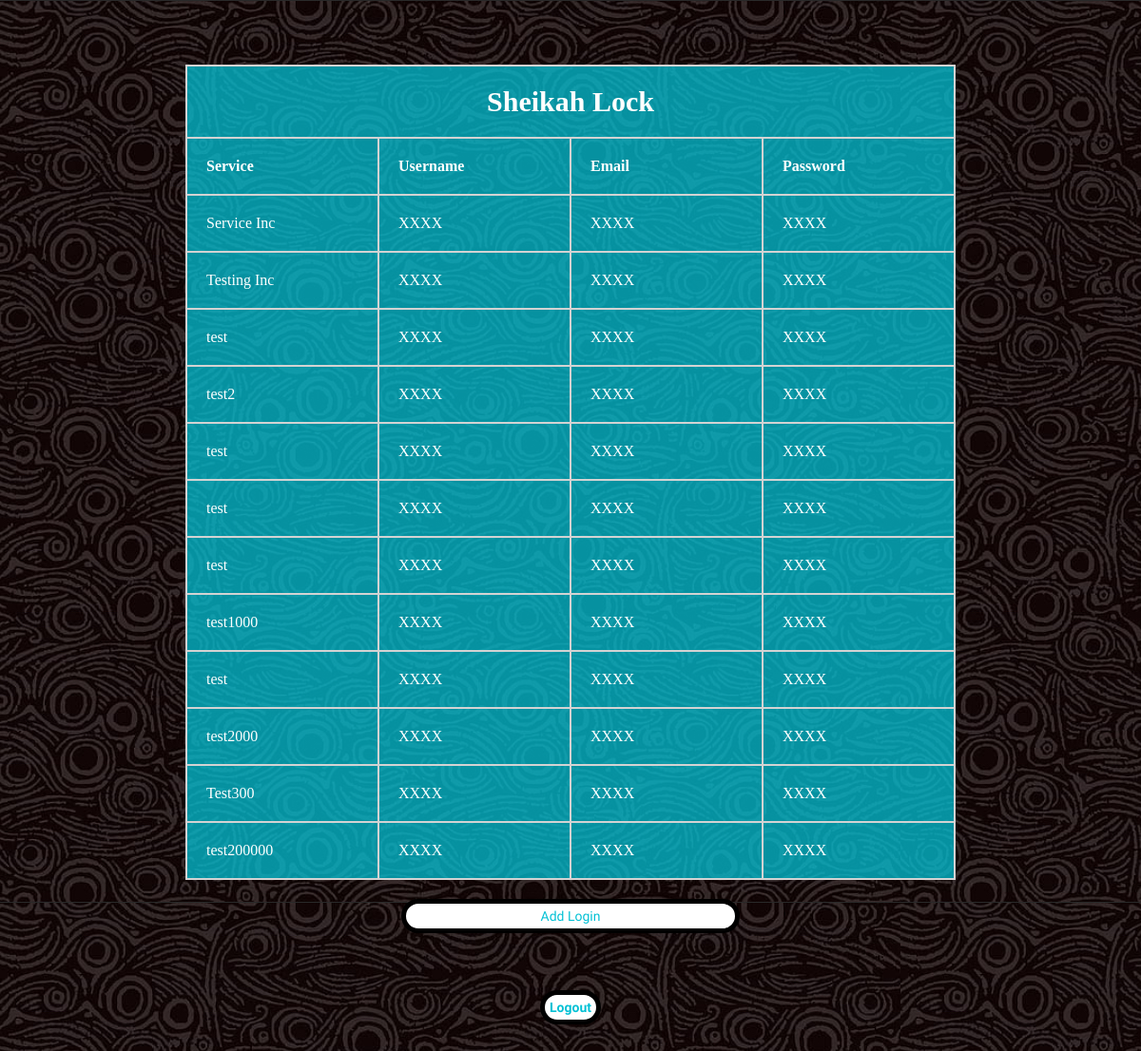
Before: / (signed in) with the older database file.
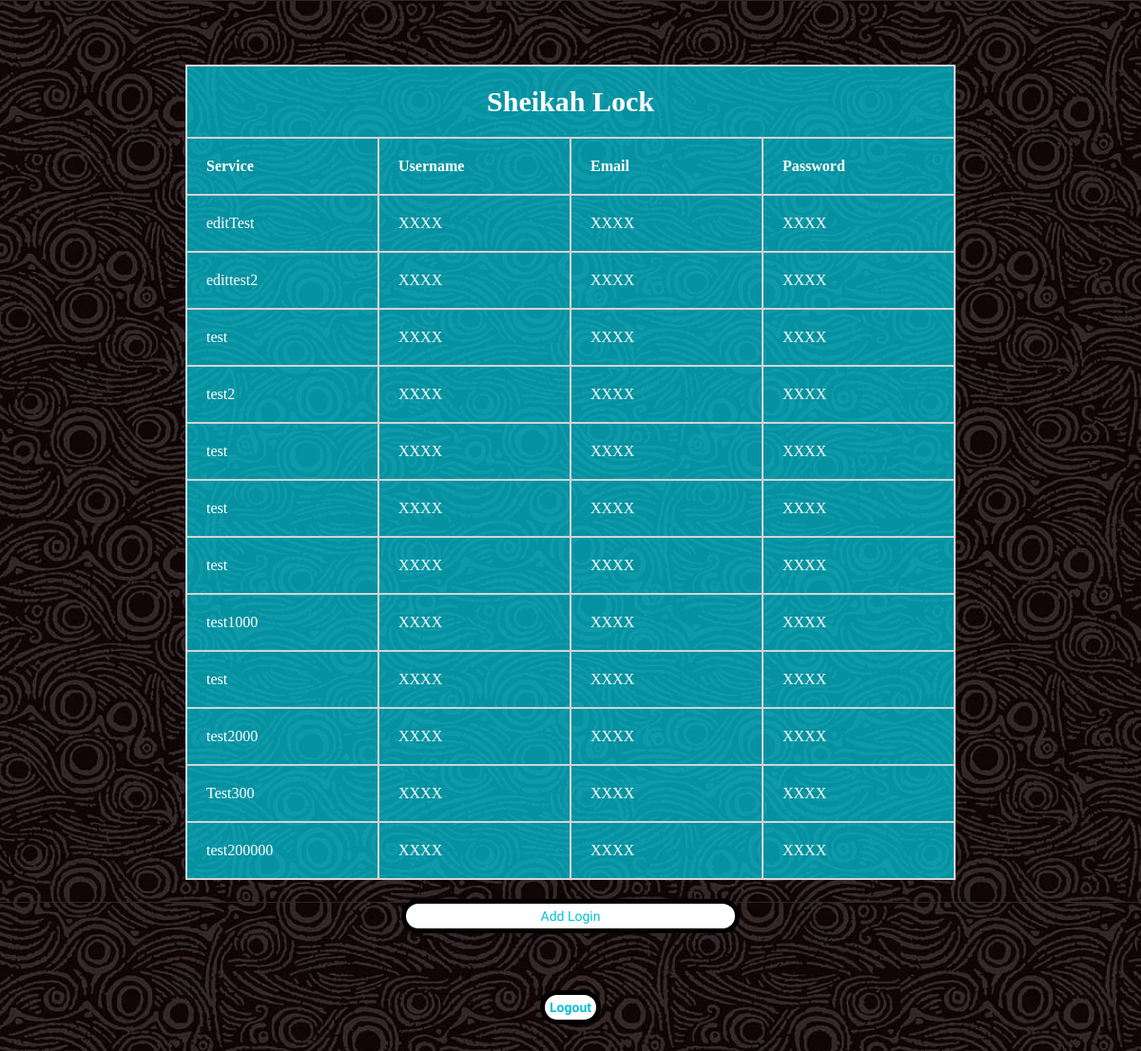
After: the same page with the newer database file.
### tables this page shows
CREATE TABLE logins (
id INTEGER PRIMARY KEY AUTOINCREMENT,
user_id INTEGER NOT NULL,
service_name TEXT NOT NULL,
service_username TEXT,
email TEXT,
service_password TEXT NOT NULL,
FOREIGN KEY (user_id) REFERENCES users(id)
);

### app.py (the view, shortened to what this page needs)
@app.route("/", methods=["GET", "POST"])
@login_required
def index():
    if request.method == "GET":
        connect_to_db()
        user_logins = g.db.execute("SELECT service_name, id FROM logins WHERE user_id = ?", (session["user_id"], )).fetchall()
        return render_template("index.html", user_logins=user_logins)

### helpers.py (called while the page is built)
def login_required(f):
    @wraps(f)
    def wrapper(*args, **kwargs):
        if session.get("user_id") is None:
            return redirect("/login")
        return f(*args, **kwargs)
    return wrapper

def connect_to_db():
    if "db" not in g:
        g.db = sqlite3.connect("sheikah_lock.db", isolation_level=None)
        g.db.row_factory = sqlite3.Row
    return

### templates/index.html (shortened to what this page needs)
{% extends "layout.html" %}
{% block main %}
    <form id="login_manager" action="/" method="post">
        <table>
            <tr>
                <th class="table_title" colspan="4"> Sheikah Lock </th>
            </tr>
            <tr>
                <th>Service</th>
                <th>Username</th>
                <th>Email</th>
                <th>Password</th>
            </tr>
            {% for row in user_logins %}
                {% if row['id']|string == login_id|string %}
                    <tr data-loginid="{{ login_id }}" class="table_row">
                        <td class="service_name_row"> {{ revealed_logins['service_name'] }} </td>
                        <td> {{ revealed_logins['service_username'] }} </td>
                        <td> {{ revealed_logins['email'] }}</td>
                        <td> {{ revealed_logins['service_password'] }} </td>
                    </tr>
                {% else %}
                    <tr data-loginid="{{ row['id'] }}" class="table_row">
                        <td class="service_name_row"> {{ row['service_name'] }} </td>
                        <td> XXXX </td>
                        <td> XXXX </td>
                        <td> XXXX </td>
                    </tr>
                {% endif %}
            {% endfor %}
        </table>
    </form>
    <button id="add_login_button" type="button" style="width: 30%;"> Add Login </button>
    <a href="{{ url_for('logout') }}" style="margin-top: 40px;">
        <div class="button_bubble">
            <p> Logout </p>
        </div>
    </a>
{% endblock %}

### templates/layout.html (shortened to what this page needs)
<!DOCTYPE html>
<html lang="en">
    <head>
        <link href="{{ url_for('static', filename='styles.css') }}" rel="stylesheet">
    </head>
    <body>
        <main>
            {% block main %}{% endblock %}
        </main>
    </body>
</html>

### static/styles.css (style rules this page uses)
a { text-decoration: none; color: rgb(3, 193, 213); font-weight: bold; font-family: 'Atomic Age'; }
body { background-image: url("/static/images/indexbackground1.jpg"); }
div { display: flex; justify-content: center; text-align: center; flex-direction: column; background-color: rgb(3, 193, 213); }
form { display: flex; flex-direction: column; }
button { border-radius: 25px; border: 5px solid black; padding: 5px; color: rgb(3, 193, 213); background-color: white; font-size: 14px; font-family: 'Atomic Age'; width: 90%; height: auto; margin: 10px; cursor: pointer; }
.button_bubble { border: 5px solid black; border-radius: 25px; background-color: white; margin: 10px; font-size: 14px; padding: 5px; }
.button_bubble p { margin: 0px; color: rgb(3, 193, 213); }
main { display: flex; justify-content: center; align-items: center; flex-direction: column; }
p { color: black; font-family: 'Atomic Age'; }
table { border-collapse: collapse; margin: 10px auto; width: auto; height: auto; margin-top: 60px; background-color: none; }
.table_title { text-align: center; font-size: 30px; }
tr[data-loginId] { cursor: pointer; }
th, td { width: 160px; margin: 20px; padding: 20px; text-align: left; border: 2px solid lightgrey; background-color: rgba(3, 193, 213, 0.75); color: white; }

Changed rows visible on the page:
changed logins: service_name "Service Inc" → "editTest"
changed logins: service_name "Testing Inc" → "edittest2"
